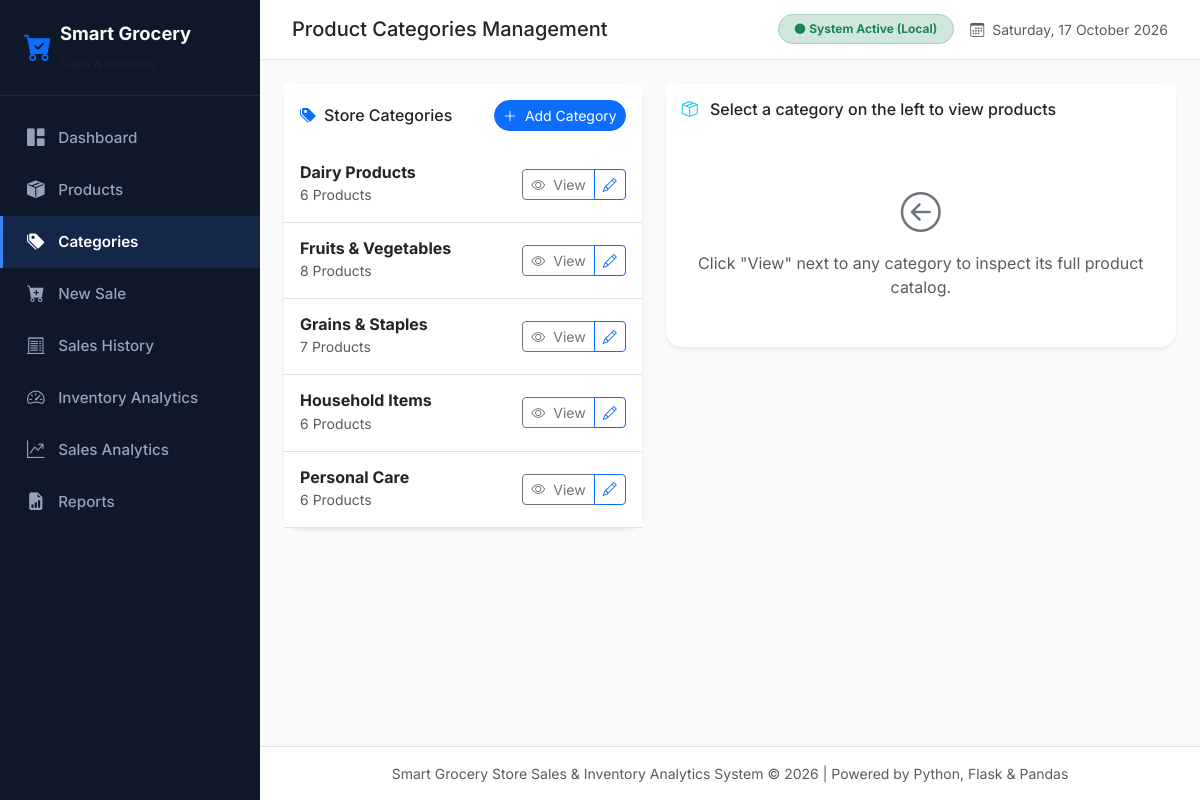
Page /categories/ on the committed database.
### models/category.py (models this page shows, shortened)
class Category(db.Model):
    __tablename__ = 'categories'
    id = db.Column(db.Integer, primary_key=True)
    category_name = db.Column(db.String(100), unique=True, nullable=False)
    products = db.relationship('Product', backref='category', lazy=True, cascade="all, delete-orphan")

### routes/categories.py (the view)
@categories_bp.route('/')
def list_categories():
    categories = Category.query.order_by(Category.category_name.asc()).all()
    return render_template('categories.html', categories=categories)

### templates/categories.html (shortened to what this page needs)
{% extends 'base.html' %}
{% block page_title %}Product Categories Management{% endblock %}
{% block content %}
<div class="row g-4">
    <div class="col-md-5">
        <div class="card border-0 shadow-sm rounded-4 mb-4">
            <div class="card-header bg-white border-0 py-3 d-flex justify-content-between align-items-center">
                <h6 class="m-0 font-weight-bold text-dark"><i class="bi bi-tags-fill me-2 text-primary"></i>Store Categories</h6>
                <button type="button" class="btn btn-sm btn-primary rounded-pill" data-bs-toggle="modal" data-bs-target="#addCategoryModal">
                    <i class="bi bi-plus-lg me-1"></i> Add Category
                </button>
            </div>
            <div class="card-body p-0">
                <div class="list-group list-group-flush">
                    {% for cat in categories %}
                    <div class="list-group-item d-flex justify-content-between align-items-center py-3 {% if viewing_category and viewing_category.id == cat.id %}bg-primary-subtle{% endif %}">
                        <div>
                            <h6 class="m-0 fw-bold text-dark">{{ cat.category_name }}</h6>
                            <small class="text-muted">{{ cat.products | length }} Products</small>
                        </div>
                        <div class="btn-group btn-group-sm">
                            <a href="{{ url_for('categories.view_category_products', id=cat.id) }}" class="btn btn-outline-secondary">
                                <i class="bi bi-eye me-1"></i> View
                            </a>
                            <button type="button" class="btn btn-outline-primary" data-bs-toggle="modal" data-bs-target="#editCategoryModal{{ cat.id }}">
                                <i class="bi bi-pencil"></i>
                            </button>
                        </div>
                    </div>
                    {% else %}
                    <div class="p-3 text-center text-muted">No categories created yet.</div>
                    {% endfor %}
                </div>
            </div>
        </div>
    </div>
    <div class="col-md-7">
        <div class="card border-0 shadow-sm rounded-4">
            <div class="card-header bg-white border-0 py-3">
                <h6 class="m-0 font-weight-bold text-dark">
                    <i class="bi bi-box-seam me-2 text-info"></i>
                    {% if viewing_category %}
                        Products in Category: <span class="text-primary">{{ viewing_category.category_name }}</span>
                    {% else %}
                        Select a category on the left to view products
                    {% endif %}
                </h6>
            </div>
            <div class="card-body p-0">
                {% if viewing_category %}
                <div class="table-responsive">
                    <table class="table table-custom align-middle m-0">
                        <thead>
                            <tr>
                                <th>Product Name</th>
                                <th>Unit</th>
                                <th>Selling Price</th>
                                <th>Cost Price</th>
                                <th>Stock</th>
                                <th>Status</th>
                            </tr>
                        </thead>
                        <tbody>
                            {% for p in products %}
                            <tr>
                                <td class="fw-bold">{{ p.product_name }}</td>
                                <td>{{ p.unit }}</td>
                                <td class="fw-bold">{{ p.selling_price | currency }}</td>
                                <td class="text-muted">{{ p.cost_price | currency }}</td>
                                <td>{{ p.stock_quantity }}</td>
                                <td>
                                    {% if p.stock_status == 'In Stock' %}
                                        <span class="badge-in-stock">In Stock</span>
                                    {% elif p.stock_status == 'Low Stock' %}
                                        <span class="badge-low-stock">Low Stock</span>
                                    {% else %}
                                        <span class="badge-out-of-stock">Out of Stock</span>
                                    {% endif %}
                                </td>
                            </tr>
                            {% else %}
                            <tr>
                                <td colspan="6" class="text-center py-4 text-muted">No products found under this category.</td>
                            </tr>
                            {% endfor %}
                        </tbody>
                    </table>
                </div>
                {% else %}
                <div class="text-center py-5 text-muted">
                    <i class="bi bi-arrow-left-circle fs-1 text-secondary mb-2 d-block"></i>
                    Click "View" next to any category to inspect its full product catalog.
                </div>
                {% endif %}
            </div>
        </div>
    </div>
</div>
{% endblock %}

### static/css/style.css (style rules this page uses)
:root { --sidebar-bg: #0F172A; --sidebar-hover: #1E293B; --sidebar-active: #3B82F6; --sidebar-text: #94A3B8; --sidebar-text-active: #FFFFFF; --bg-light: #F8FAFC; --card-shadow: 0 4px 6px -1px rgba(0, 0, 0, 0.05), 0 2px 4px -1px rgba(0, 0, 0, 0.03); --card-shadow-hover: 0 10px 15px -3px rgba(0, 0, 0, 0.08), 0 4px 6px -2px rgba(0, 0, 0, 0.04); --purple-primary: #7E22CE; --purple-light: #F3E8FF; }
body { font-family: 'Inter', system-ui, -apple-system, BlinkMacSystemFont, "Segoe UI", Roboto, sans-serif; background-color: var(--bg-light); color: #334155; overflow-x: hidden; }

### rows in the picture
Category: category_name "Dairy Products", products|length "6"
Category: category_name "Fruits & Vegetables", products|length "8"
Category: category_name "Grains & Staples", products|length "7"
Category: category_name "Household Items", products|length "6"
Category: category_name "Personal Care", products|length "6"
